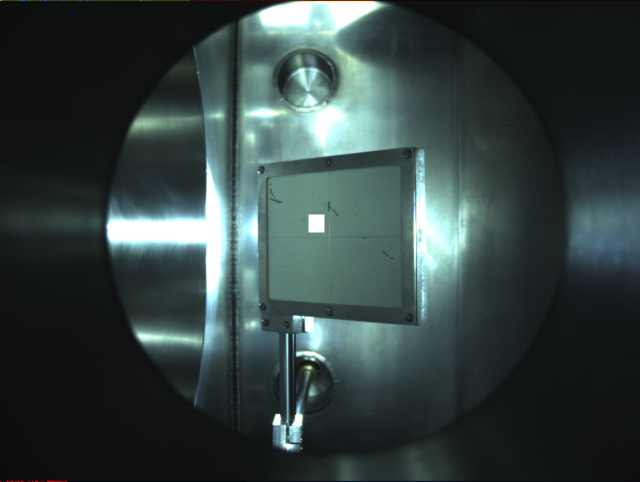
#> input picture v2/lumi.png, 1280 x 964 px, found by its file name (shown at 1/2 size)
$ python procshot.py lumi.png
#> lines starting #> are read from the running program, lines starting #| are printed output that depends on the picture
import matplotlib.pyplot as plt
import pathlib
import os
import matplotlib
matplotlib.use('agg')
import cv2
from scipy import ndimage
import numpy as np
import sys
import time
import math
t1 = time.time()

def get_color(mean):
    return [mean // 3, mean // 3, mean //3]

def getpiececoords(x_piece_range, y_piece_range, center_x, center_y, yu, xl, yd ,xr):

    print([yu + y_piece_range * 0 - yu, xl + x_piece_range * 5 - xl], [yu + y_piece_range * (0 + 1) - 1 - yu, xl + x_piece_range * (5 + 1) - 1 - xl])

    pieces = []

    x_lines = [center_x]
    y_lines = [center_y]

    x_cur = center_x
    y_cur = center_y
    while x_cur > xl:
        x_cur -= x_piece_range
        if x_cur >= xl:
            if x_cur == xl:
                x_cur += 1
            x_lines.append(x_cur)
    x_cur = center_x
    while x_cur < xr:
        x_cur += x_piece_range
        if x_cur <= xr:
            if x_cur == xr:
                x_cur -= 1
            x_lines.append(x_cur)

    while y_cur > yu:
        y_cur -= y_piece_range
        if y_cur >= yu:
            if y_cur == yu:
                y_cur += 1
            y_lines.append(y_cur)
    y_cur = center_y
    while y_cur < yd:
        y_cur += y_piece_range
        if y_cur <= yd:
            if y_cur == yd:
                y_cur -=1
            y_lines.append(y_cur)

    x_lines.sort()
    y_lines.sort()

    for i in range(len(y_lines) - 1):
        for j in range(len(x_lines) - 1):
            pieces.append([[y_lines[i], x_lines[j]], [y_lines[i + 1], x_lines[j + 1]]])

    # for j in range(ny):
    #     for i in range(nx):
    #         lu = [yu + y_piece_range * j - yu, xl + x_piece_range * i - xl]
    #
    #         piece_xr = xl + x_piece_range * (i + 1) - 1 - xl
    #         # if i != nx - 1:
    #         #     piece_xr = xl + x_piece_range * (i + 1) - 1 - xl
    #         # else:
    #         #     piece_xr = xr - xl
    #
    #         if piece_xr == xr:
    #             piece_xr -= 1
    #
    #         piece_yd = yu + y_piece_range * (j + 1) - 1 - yu
    #         # if j != ny - 1:
    #         #     piece_yd = yu + y_piece_range * (j + 1) - 1 - yu
    #         # else:
    #         #     piece_yd = yd - yu
    #
    #         if piece_yd == yd:
    #             piece_yd -= 1
    #
    #         rd = [piece_yd, piece_xr]
    #
    #         pieces.append([lu, rd])
    return pieces, len(x_lines) - 1, len(y_lines) - 1

def getsrminmax(piece_coord, rect):
    s = 0
    k = 0
    mmin = 1000000000000
    mmax = 0
    x1 = piece_coord[0][1]
    x2 = piece_coord[1][1]
    y1 = piece_coord[0][0]
    y2 = piece_coord[1][0]
    # print(x1, x2, y1, y2)
    # # print(piece_coord, x1, x2, y1, y2)
    for i in range(x1, x2 + 1):
        for j in range(y1, y2 + 1):
            el = sum(rect[j][i])
            s += el
            k += 1
            if el > mmax:
                mmax = el
            if el < mmin:
                mmin = el
    sr = s // k
    return [mmin, sr, mmax]

def getsr(piece_coord, rect):
    s = 0
    k = 0
    x1 = piece_coord[0][1]
    x2 = piece_coord[1][1]
    y1 = piece_coord[0][0]
    y2 = piece_coord[1][0]
    # print(x1, x2, y1, y2)
    # # print(piece_coord, x1, x2, y1, y2)
    for i in range(x1, x2 + 1):
        for j in range(y1, y2 + 1):
            s += sum(rect[j][i])
            k += 1
    sr = s // k
    return sr

def process_shot(kx, ky, xl, yu, xr, yd, xdlin, ydlin, nx, ny, filename, thick_center, thick_cm, thick_5mm, mark=1):
#> called with kx = 1, ky = 1, xl = 538, yu = 358, xr = 800, yd = 600, xdlin = 80, ydlin = 57
    import matplotlib.pyplot as plt

    img = cv2.imread(filename)
#> img is the input picture: shape (964, 1280, 3); mean B, G, R 64.2, 65.2, 51.5
    onlyname = os.path.dirname(filename)+'/'+pathlib.Path(filename).stem;

    # print(img.shape)
    img = img[yu:yd+1, xl:xr+1]
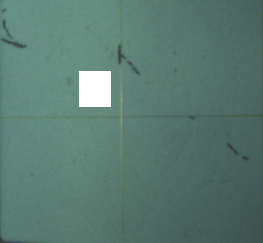
#> img: shape (243, 263, 3); mean B, G, R 113.6, 122.5, 90
    # print(img.shape)
    xr=xr-xl
    xl=0
    yd=yd-yu
    yu=0

    # cv2.imwrite('cat_'+filename, img)

    # cv2.resize(img, cv2.INTER_AREA)

    fin_width = math.trunc(img.shape[1] * kx)
#> fin_width = 263
    fin_height = math.trunc(img.shape[0] * ky)
#> fin_height = 243
    print('shape1 ', img.shape)
#| shape1  (243, 263, 3)
    dim = (fin_width, fin_height)
#> dim = (263, 243)

    img = cv2.resize(img, dim, interpolation = cv2.INTER_AREA)
    print('shape1 ', img.shape)
#| shape1  (243, 263, 3)

    # [7 lines of commented-out code are left out]
    xl = 0
    xr = img.shape[1]
#> xr = 263
    yu = 0
    yd = img.shape[0]
#> yd = 243

    print('------------------', xr, yd, '---------------------')
#| ------------------ 263 243 ---------------------

    center_x = (xl + xr) // 2
#> center_x = 131
    center_y = (yu + yd) // 2
#> center_y = 121

    # print(img.shape)
    # print(xl,yu,xr,yd)

    np.set_printoptions(threshold=sys.maxsize)
    # rabrect = img[yu : yd + 1, xl : xr + 1]
    rabrect = img
    # print(img.shape)
    # # print(str(img[:,:,1]))
    # # print('rabrect')
    # # print(rabrect)

    xrange = xr
#> xrange = 263
    yrange = yd
#> yrange = 243
    # # print(xrange, yrange)

    #рассчет сколько пикселей в 5мм и 1см
    pmm = yrange / ydlin
#> pmm = 4.26
    pmm_x = math.trunc(xrange / xdlin)
#> pmm_x = 3
    pmm_y = math.trunc(yrange / ydlin)
#> pmm_y = 4
    range_cm = math.trunc(pmm * 10)
#> range_cm = 42
    range_mm = math.trunc(pmm * 5)
#> range_mm = 21
    print('pix/cm x=%d y=%d'%(math.trunc(pmm_x * 10), math.trunc(pmm_y * 10)))
#| pix/cm x=30 y=40

    ################################VOVA
    # 1cmХ1cm - range_cm
    # 0.5cmХ0.5cm - range_mm
    # 0.01cmХ0.01cm - pmm
    # Mean min max
    # Матрица в картинку
    # ячейка окрашена в цвет градиент - пока в сумму /3

    print(yrange, range_cm)
#| 243 42

    f_all = open(onlyname + '-all_matr.txt', 'w', encoding='utf-8')

    # nx0 = math.trunc(xrange / (range_cm * 5))
    # ny0 = math.trunc(yrange / (range_cm * 5))

    pieces_0, nx0, ny0 = getpiececoords(range_cm * 5, range_cm * 5, center_x, center_y, yu, xl, yd, xr)

    print(len(pieces_0))
#| 0

    print(nx0, ny0)
#| 0 0

    rezmatr0 = np.zeros([ny0, nx0, 3], dtype=int)

    rmin0 = 10000000000000000000
    rmax0 = 0

    for i in range(len(pieces_0)):
        print(pieces_0[i])
        sr = getsrminmax(pieces_0[i], rabrect)

        if rmin0 > sr[0]:
            rmin0 = sr[0]
        if rmax0 < sr[2]:
            rmax0 = sr[2]

        rezy = i // nx0
        rezx = i % nx0

        print(ny0, rezy, rezx, rezmatr0.shape, len(pieces_0))

        rezmatr0[rezy][rezx] = sr
#> after the loop, rmax0 = 0; rmin0 = 10000000000000000000

    print('=================================rezmatr0=====================================')
    print(rezmatr0)
    print()
    f = open(onlyname + '-rezmatr_5cm.txt', 'w',encoding='utf-8')
    if rmax0 > 0:
        ravn = ((rmax0 - rmin0) / rmax0)
    else:
        ravn = 1
    f.write(u'Равномерность - ' + str(ravn) + '\n')
    f_all.write('var rezmatr5cm = [')
    f.write('[')
    for j in range(rezmatr0.shape[0]):
        f.write('[')
        f_all.write('[')
        for i in range(rezmatr0.shape[1]):
            f.write('[' + str(rezmatr0[j][i][0]) + ', ' + str(rezmatr0[j][i][1]) + ', ' + str(rezmatr0[j][i][2]) + '],')
            f_all.write('[' + str(rezmatr0[j][i][0]) + ', ' + str(rezmatr0[j][i][1]) + ', ' + str(rezmatr0[j][i][2]) + '],')
        f.write('],')
        f_all.write('],')
    f.write(']')
    f_all.write('];\n')
    f.close()

    f_all.write('var rezmatr5cm_coord = ' + str(pieces_0) + ';\n')

    rezimg0 = np.zeros([yrange, xrange, 3], dtype=int)

    print(rezimg0.shape)
#| (243, 263, 3)
    for i in range(rezmatr0.shape[1]):
        for j in range(rezmatr0.shape[0]):
            sr0 = get_color(rezmatr0[j][i][1])
            print(sr0)

            p_i = nx0 * j + i
            p = pieces_0[p_i]
            yu0 = p[0][0]
            xl0 = p[0][1]
            yd0 = p[1][0]
            xr0 = p[1][1]

            print(yu0, yd0, xl0, xr0)

            for a in range(yu0, yd0):
                for b in range(xl0, xr0):
                    rezimg0[a][b] = sr0
#> rezimg0: shape (243, 263, 3) int64; every value is 0
#> (the run stopped early here; a loop or call above may not have finished)
